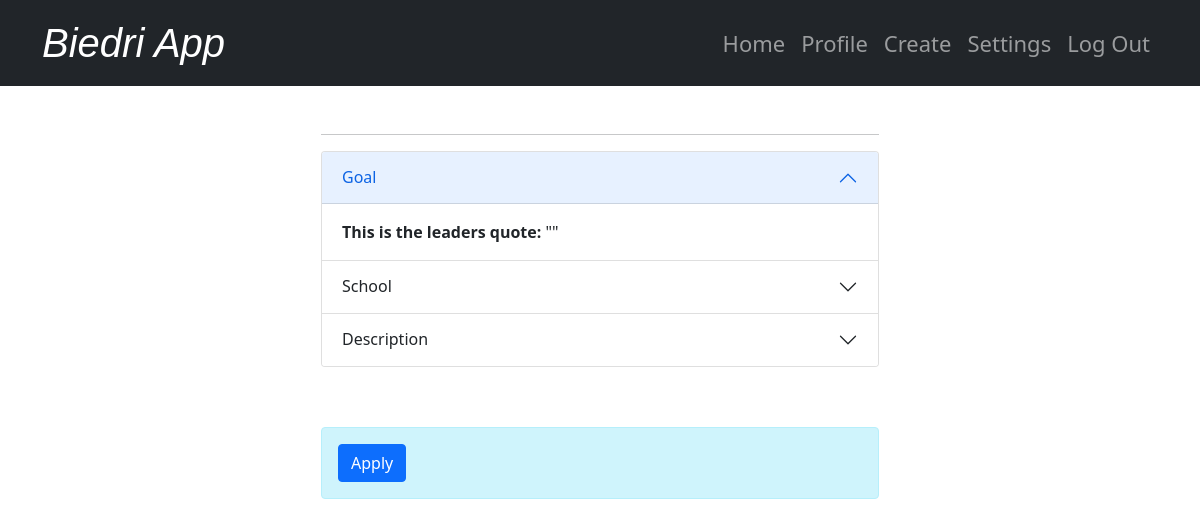
The app's page /club/3 (signed in), older data.
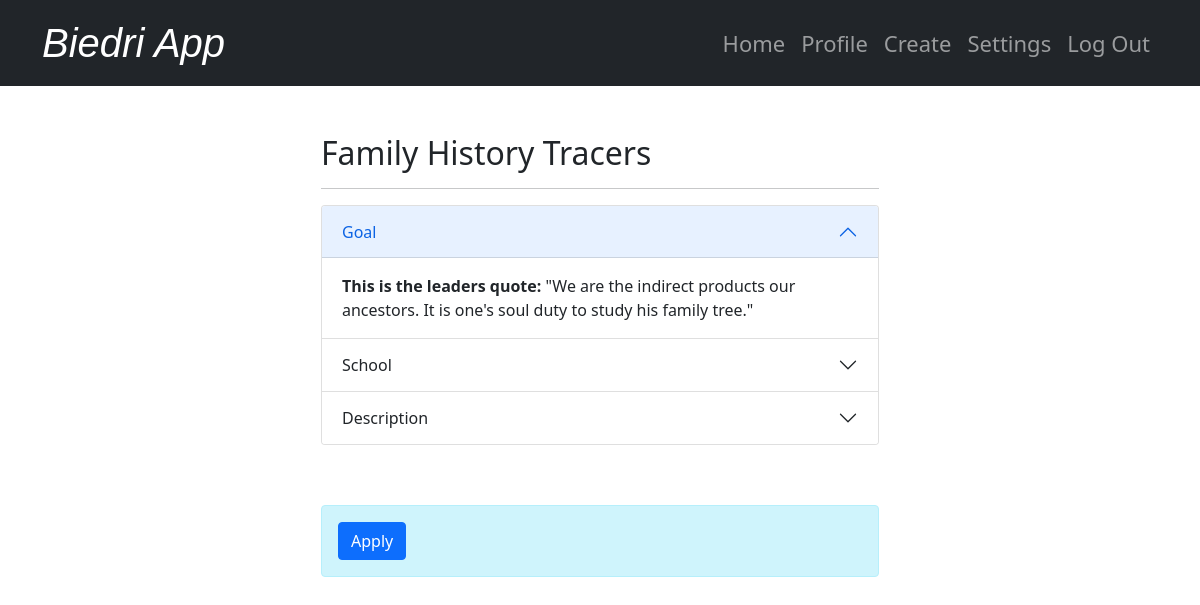
The same page, newer data.
### tables this page shows
CREATE TABLE "clubs" (
	"id"	INTEGER,
	"leader_id"	BLOB,
	"name"	TEXT UNIQUE,
	"category"	TEXT,
	"photo"	TEXT,
	"description"	TEXT,
	"school"	TEXT,
	"goal"	TEXT,
	PRIMARY KEY("id" AUTOINCREMENT)
);

### app.py (the view, shortened to what this page needs)
@app.route('/club/<int:club_id>', methods=['GET', 'POST'])
def club_details(club_id):
    try:
        conn = get_db_connection()
        cursor = conn.cursor()
        club = cursor.execute("SELECT * FROM clubs WHERE id = ?", (club_id,)).fetchone()
        applications = cursor.execute("SELECT * FROM applications WHERE app_id = ? AND club_id = ?", (session["user_id"], club_id,)).fetchone()
        applied = bool(applications)
        return render_template('club.html', club=club, applied=applied)
    except sqlite3.Error as e:
        return error(f"{e}", 500)
    finally:
        conn.close()

### app.py (called while the page is built)
def get_db_connection():
    conn = sqlite3.connect(db)
    conn.row_factory = sqlite3.Row
    return conn

@app.after_request
def after_request(response):
    response.headers["Cache-Control"] = "no-cache, no-store, must-revalidate"
    response.headers["Expires"] = 0
    response.headers["Pragma"] = "no-cache"
    return response

### templates/club.html (shortened to what this page needs)
{% extends "layout.html" %}
{% block main %}
<div class="center-50">
    <h2>{{ club["name"] }}</h2>
    <hr>
    <div class="accordion-container">
        <div class="accordion" id="accordionPanelsStayOpenExample">
            <div class="accordion-item">
                <h2 class="accordion-header" id="panelsStayOpen-headingOne">
                    <button class="accordion-button" type="button" data-bs-toggle="collapse" data-bs-target="#panelsStayOpen-collapseOne" aria-expanded="true" aria-controls="panelsStayOpen-collapseOne">
                    Goal
                    </button>
                </h2>
                <div id="panelsStayOpen-collapseOne" class="accordion-collapse collapse show" aria-labelledby="panelsStayOpen-headingOne">
                    <div class="accordion-body">
                    <strong>This is the leaders quote:</strong> "{{ club["goal"] }}"
                    </div>
                </div>
            </div>
            <div class="accordion-item">
                <h2 class="accordion-header" id="panelsStayOpen-headingTwo">
                    <button class="accordion-button collapsed" type="button" data-bs-toggle="collapse" data-bs-target="#panelsStayOpen-collapseTwo" aria-expanded="false" aria-controls="panelsStayOpen-collapseTwo">
                    School
                    </button>
                </h2>
            </div>
            <div class="accordion-item">
            <h2 class="accordion-header" id="panelsStayOpen-headingThree">
                <button class="accordion-button collapsed" type="button" data-bs-toggle="collapse" data-bs-target="#panelsStayOpen-collapseThree" aria-expanded="false" aria-controls="panelsStayOpen-collapseThree">
                Description
                </button>
            </h2>
            </div>
        </div>
    </div>
    <div class="alert alert-info" role="alert">
        {% if applied is false %}
        <form action="/club/{{ club['id'] }}" method="post">
            <button type="submit" class="btn btn-primary">Apply</button>
        </form>
        {% else %}
        <strong>You have succesfully applied! The acceptance results are pending... </strong>
        {% endif %}
    </div>
</div>
{% endblock %}

### templates/layout.html (shortened to what this page needs)
<!DOCTYPE html>
<html lang="en">
<head>
<link href="static\styles.css" rel="stylesheet">
<link href="https://stackpath.bootstrapcdn.com/bootstrap/4.5.2/css/bootstrap.min.css" rel="stylesheet">
<link href="https://cdn.jsdelivr.net/npm/bootstrap@5.0.2/dist/css/bootstrap.min.css" rel="stylesheet" >
</head>
<body>
    <nav class="navbar navbar-expand-lg navbar-dark bg-dark">
        <div class="container">
            <a class="navbar-brand" href="/">Biedri App</a>
            <div class="collapse navbar-collapse" id="navbarNav">
                {% if session["user_id"] %}
                <ul class="navbar-nav ml-auto">
                    <li class="nav-item">
                        <a class="nav-link" href="/">Home</a>
                    </li>
                    <li class="nav-item">
                        <a class="nav-link" href="/profile">Profile</a>
                    </li>
                    <li class="nav-item">
                        <a class="nav-link" href="/create">Create</a>
                    </li>
                    <li class="nav-item">
                        <a class="nav-link" href="/settings">Settings</a>
                    </li>
                    <li class="nav-item">
                        <a class="nav-link" href="/logout">Log Out</a>
                    </li>
                </ul>
                {% endif %}
            </div>
        </div>
    </nav>
    <div class="container mt-5">
        <div>
            {% block main %}{% endblock %}
        </div>
    </div>
</body>
</html>

### static/styles.css (style rules this page uses)
.navbar-brand { font-size: 40px !important; font-family:'Gill Sans', 'Gill Sans MT', Calibri, 'Trebuchet MS', sans-serif; font-style: oblique; }
.navbar-nav .nav-link { font-size: 22px !important; ; }
.accordion-container { margin-bottom: 30px; padding-bottom: 30px; }
.center-50 { width: 50%; margin: 0 auto; }

Row changes from the older to the newer data that the page shows:
added clubs: name "Family History Tracers", goal "We are the indirect products our ancestors. It is one's soul duty to study his family tree."
